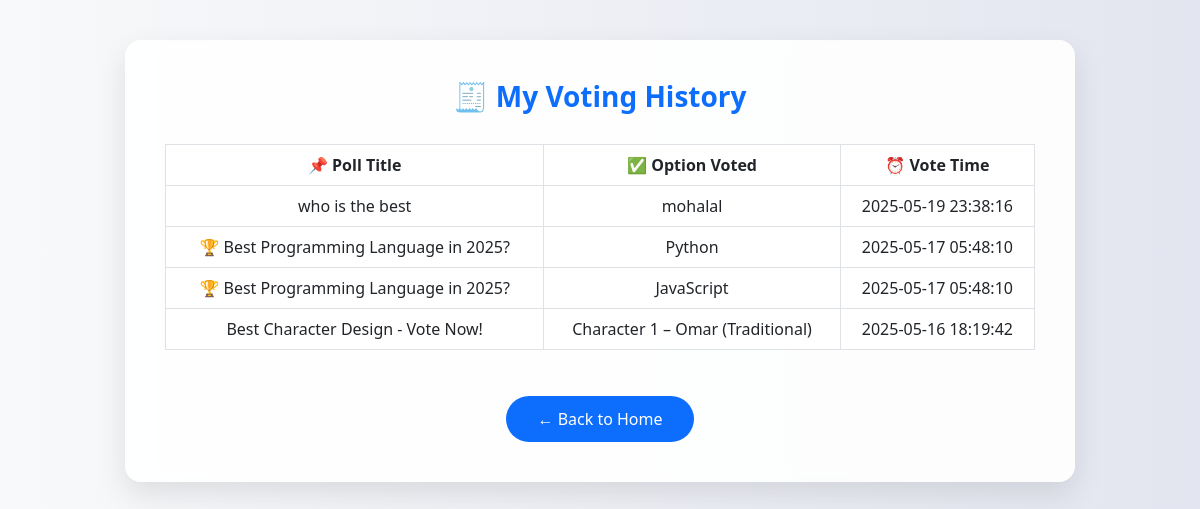
/my_votes.php (signed in), run on the app's committed database.
### tables this page shows
CREATE TABLE `votes` (
  `id` int(11) NOT NULL,
  `poll_id` int(11) DEFAULT NULL,
  `option_id` int(11) DEFAULT NULL,
  `ip` varchar(45) DEFAULT NULL,
  `voted_at` datetime DEFAULT current_timestamp(),
  `user_id` int(11) DEFAULT NULL
);

CREATE TABLE `polls` (
  `id` int(11) NOT NULL,
  `title` varchar(255) NOT NULL,
  `description` text NOT NULL,
  `end_date` date NOT NULL,
  `created_at` timestamp NOT NULL DEFAULT current_timestamp(),
  `max_selections` int(11) DEFAULT 1,
  `token` varchar(50) DEFAULT NULL,
  `image_url` varchar(255) DEFAULT NULL
);

CREATE TABLE `poll_options` (
  `id` int(11) NOT NULL,
  `poll_id` int(11) NOT NULL,
  `option_text` varchar(255) DEFAULT NULL,
  `vote_count` int(11) DEFAULT 0
);

### my_votes.php (the view, shortened to what this page needs)
<?php
include 'connection.php';
$user_id = $_SESSION['user_id'];
$sql = "
    SELECT p.title, o.option_text, v.voted_at
    FROM votes v
    JOIN poll_options o ON v.option_id = o.id
    JOIN polls p ON v.poll_id = p.id
    WHERE v.user_id = $user_id
    ORDER BY v.voted_at DESC
";
$result = $conn->query($sql);
?>
<!DOCTYPE html>
    <html lang="en">
    <head>
        <link href="https://cdn.jsdelivr.net/npm/bootstrap@5.3.0/dist/css/bootstrap.min.css" rel="stylesheet">
    </head>
    <body>
        <div class="container">
            <div class="history-box">
                <h3>🧾 My Voting History</h3>
                <?php if ($result->num_rows > 0): ?>
                    <div class="table-responsive">
                        <table class="table table-bordered table-hover text-center">
                            <thead>
                                <tr>
                                    <th>📌 Poll Title</th>
                                    <th>✅ Option Voted</th>
                                    <th>⏰ Vote Time</th>
                                </tr>
                            </thead>
                            <tbody>
                                <?php while ($row = $result->fetch_assoc()): ?>
                                    <tr>
                                        <td><?= htmlspecialchars($row['title']) ?></td>
                                        <td><?= htmlspecialchars($row['option_text']) ?></td>
                                        <td><?= date('Y-m-d H:i:s', strtotime($row['voted_at'])) ?></td>
                                    </tr>
                                <?php endwhile; ?>
                            </tbody>
                        </table>
                    </div>
                <?php else: ?>
                    <div class="alert alert-info text-center">You haven't voted in any polls yet.</div>
                <?php endif; ?>
                <div class="back-btn">
                    <a href="home.php" class="btn btn-home">← Back to Home</a>
                </div>
            </div>
        </div>
    </body>
    </html>

### my_votes.php (style rules this page uses)
body { background: linear-gradient(to right, #f8f9fa, #e3e6f0); min-height: 100vh; font-family: 'Segoe UI', Tahoma, Geneva, Verdana, sans-serif; padding: 40px 15px; }
.history-box { background: rgba(255, 255, 255, 0.9); backdrop-filter: blur(6px); border-radius: 16px; padding: 40px; box-shadow: 0 12px 30px rgba(0, 0, 0, 0.1); max-width: 950px; margin: auto; }
h3 { color: #0d6efd; font-weight: bold; text-align: center; margin-bottom: 30px; }
table th { background-color: #0d6efd; color: white; }
table td { vertical-align: middle; }
.back-btn { text-align: center; margin-top: 30px; }
.btn-home { background-color: #0d6efd; color: white; padding: 10px 30px; border-radius: 30px; font-weight: 500; transition: 0.3s ease; }

### data on the page
votes: poll.title "who is the best", poll_options.option_text "mohalal", voted_at "2025-05-19 23:38:16"
votes: poll.title "🏆 Best Programming Language in 2025?", poll_options.option_text "Python", voted_at "2025-05-17 05:48:10"
votes: poll.title "🏆 Best Programming Language in 2025?", poll_options.option_text "JavaScript", voted_at "2025-05-17 05:48:10"
votes: poll.title "Best Character Design - Vote Now!", poll_options.option_text "Character 1 – Omar (Traditional)", voted_at "2025-05-16 18:19:42"
